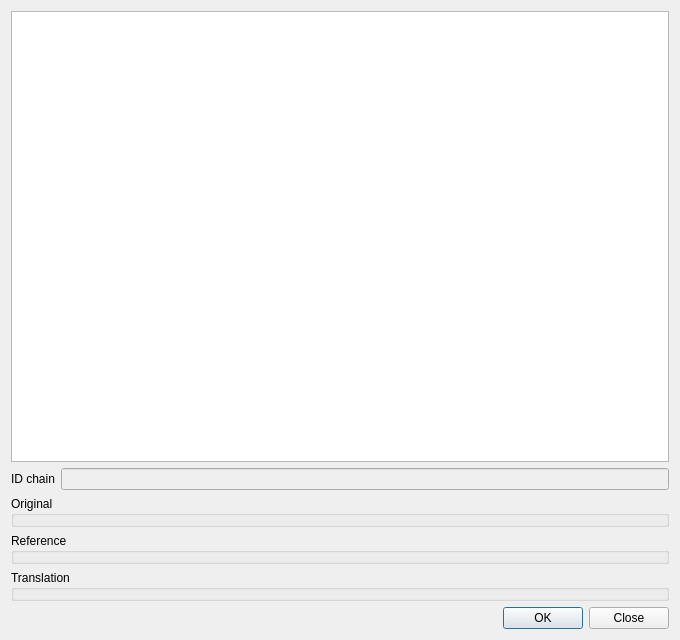
<?xml version="1.0" encoding="UTF-8"?>
<ui version="4.0">
 <class>FmTrash</class>
 <widget class="QDialog" name="FmTrash">
  <property name="geometry">
   <rect>
    <x>0</x>
    <y>0</y>
    <width>680</width>
    <height>640</height>
   </rect>
  </property>
  <property name="windowTitle">
   <string>Trash</string>
  </property>
  <layout class="QVBoxLayout" name="verticalLayout" stretch="0,0,0,0,0,0">
   <item>
    <widget class="QTreeView" name="treeAll"/>
   </item>
   <item>
    <widget class="QWidget" name="wiIds" native="true">
     <layout class="QHBoxLayout" name="horizontalLayout">
      <property name="leftMargin">
       <number>0</number>
      </property>
      <property name="topMargin">
       <number>0</number>
      </property>
      <property name="rightMargin">
       <number>0</number>
      </property>
      <property name="bottomMargin">
       <number>0</number>
      </property>
      <item>
       <widget class="QLabel" name="lbIdChain">
        <property name="text">
         <string>ID chain</string>
        </property>
       </widget>
      </item>
      <item>
       <widget class="QLineEdit" name="edIdChain">
        <property name="styleSheet">
         <string notr="true">QLineEdit {background-color: palette(button); }</string>
        </property>
        <property name="readOnly">
         <bool>true</bool>
        </property>
       </widget>
      </item>
     </layout>
    </widget>
   </item>
   <item>
    <widget class="QGroupBox" name="grpOrig">
     <property name="title">
      <string>Original</string>
     </property>
    </widget>
   </item>
   <item>
    <widget class="QGroupBox" name="grpRef">
     <property name="title">
      <string>Reference</string>
     </property>
    </widget>
   </item>
   <item>
    <widget class="QGroupBox" name="grpTransl">
     <property name="title">
      <string>Translation</string>
     </property>
    </widget>
   </item>
   <item>
    <widget class="QDialogButtonBox" name="buttonBox">
     <property name="standardButtons">
      <set>QDialogButtonBox::Close|QDialogButtonBox::Ok</set>
     </property>
    </widget>
   </item>
  </layout>
 </widget>
 <resources/>
 <connections/>
</ui>
